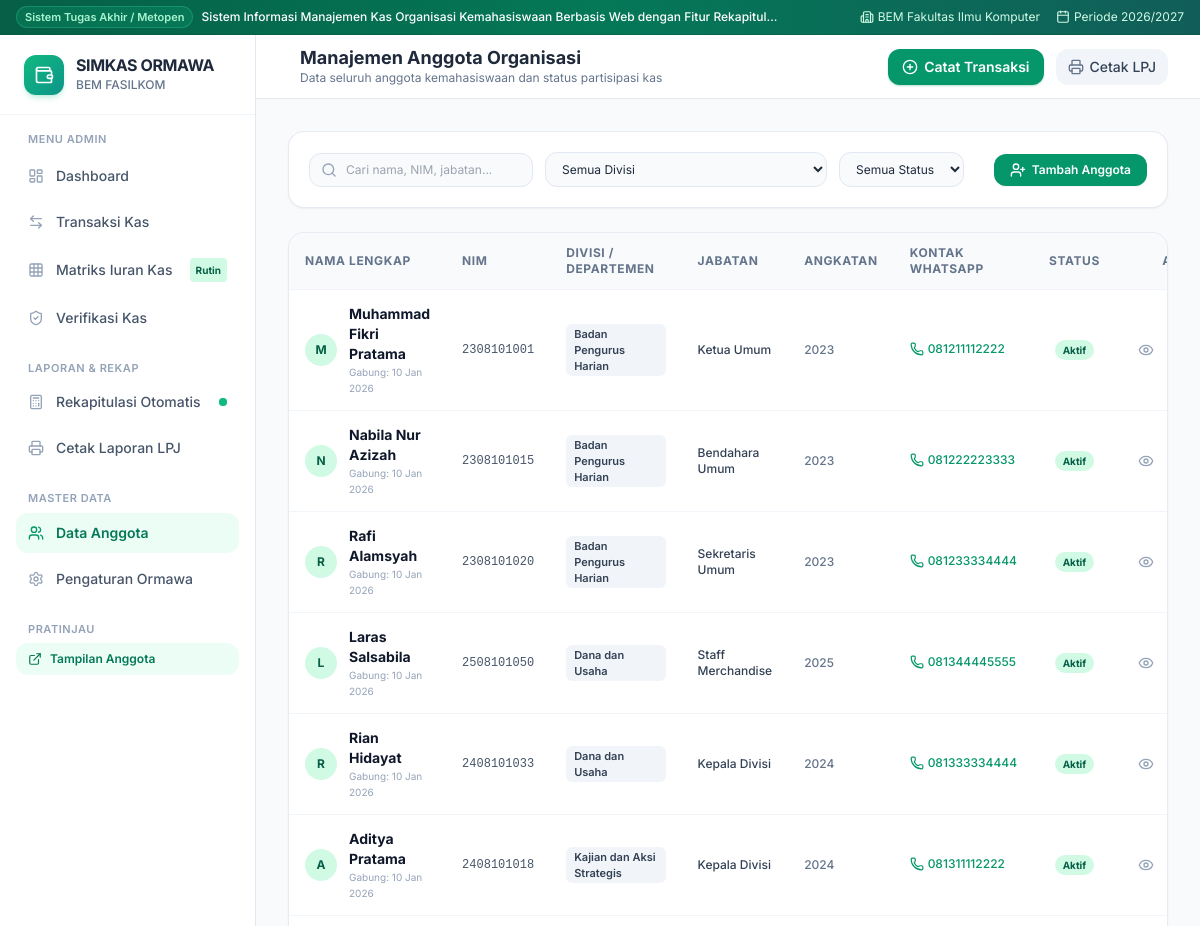
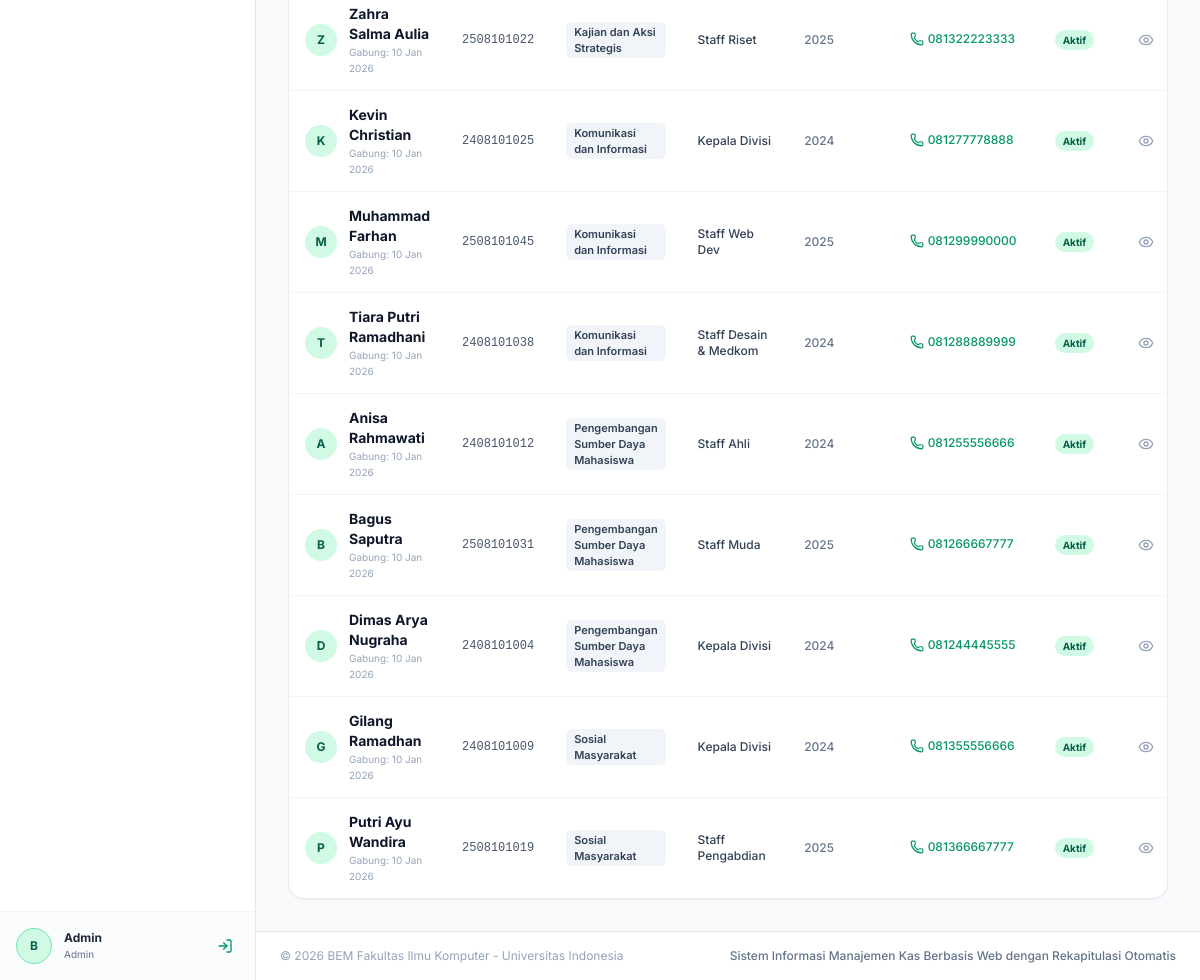
The page /anggota/ on the database as committed earlier (2 pictures, top to bottom).
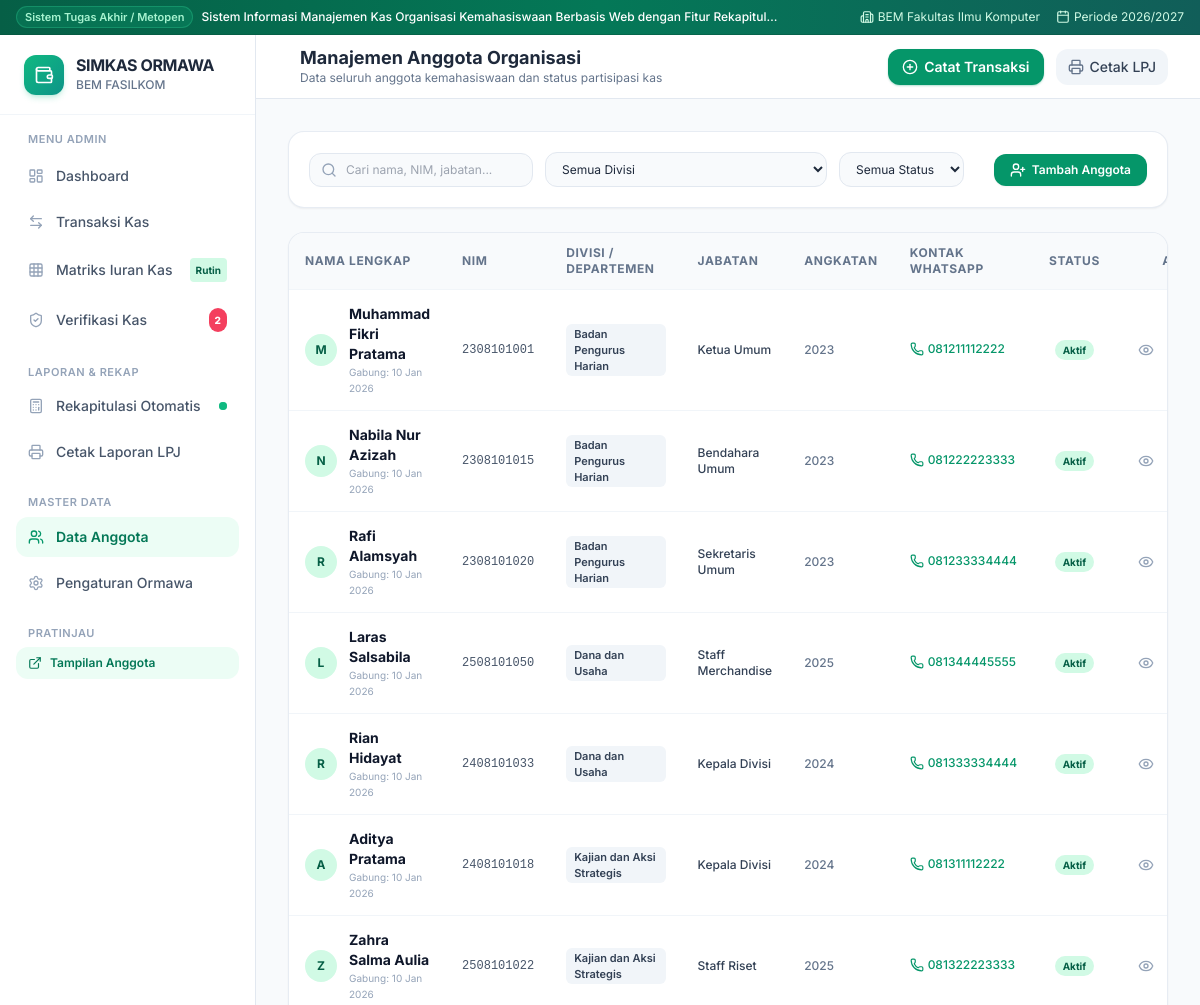
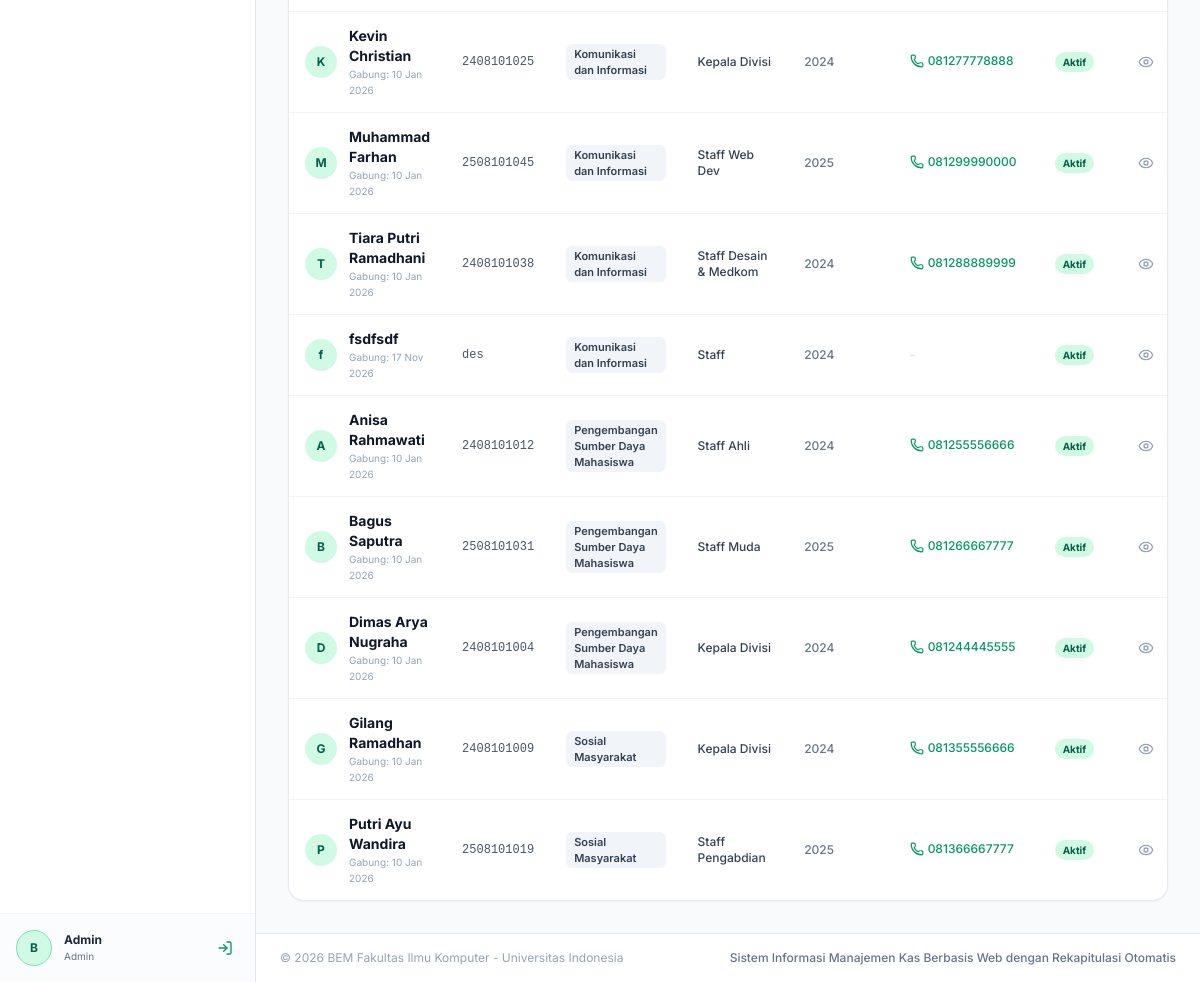
The same page on the database as committed later (2 pictures, top to bottom).
### kas_app/models.py (models this page shows, shortened)
class Anggota(models.Model):
    user = models.OneToOneField(User, on_delete=models.SET_NULL, null=True, blank=True, related_name='profil_anggota')
    nim = models.CharField(max_length=30, unique=True)
    nama = models.CharField(max_length=150)
    divisi = models.ForeignKey(Divisi, on_delete=models.CASCADE, related_name='anggota_list')
    jabatan = models.CharField(max_length=100, default='Staff')
    angkatan = models.PositiveIntegerField(default=2024)
    no_hp = models.CharField(max_length=30, blank=True, default='', help_text="Contoh: 081234567890 atau 6281234567890")
    email = models.EmailField(blank=True, default='')
    status_aktif = models.BooleanField(default=True)
    tanggal_bergabung = models.DateField(default=timezone.now)
    class Meta:
        verbose_name = 'Anggota'
        verbose_name_plural = 'Daftar Anggota'
        ordering = ['divisi', 'nama']
    @property
    def whatsapp_clean(self):
        num = ''.join(c for c in str(self.no_hp) if c.isdigit())
        if num.startswith('0'):
            num = '62' + num[1:]
        elif num.startswith('8'):
            num = '62' + num
        return num

class Divisi(models.Model):
    kode = models.CharField(max_length=20, unique=True)
    nama = models.CharField(max_length=100)
    keterangan = models.TextField(blank=True, default='')
    class Meta:
        verbose_name = 'Divisi / Departemen'
        verbose_name_plural = 'Divisi / Departemen'
        ordering = ['nama']

### kas_app/views.py (the view)
# urls.py: path('anggota/', views.anggota_list_view, name='anggota_list'),
def anggota_list_view(request):
    anggota_qs = Anggota.objects.select_related('divisi').all()
    search = request.GET.get('search', '').strip()
    divisi_id = request.GET.get('divisi', '').strip()
    status = request.GET.get('status', '').strip()
    if search:
        anggota_qs = anggota_qs.filter(
            Q(nama__icontains=search) |
            Q(nim__icontains=search) |
            Q(jabatan__icontains=search)
        )
    if divisi_id:
        anggota_qs = anggota_qs.filter(divisi_id=divisi_id)
    if status == 'aktif':
        anggota_qs = anggota_qs.filter(status_aktif=True)
    elif status == 'nonaktif':
        anggota_qs = anggota_qs.filter(status_aktif=False)
    paginator = Paginator(anggota_qs, 20)
    page_number = request.GET.get('page')
    page_obj = paginator.get_page(page_number)
    divisi_list = Divisi.objects.all()
    context = {
        'page_obj': page_obj,
        'divisi_list': divisi_list,
        'search': search,
        'divisi_id': divisi_id,
        'status': status,
        'total_anggota': Anggota.objects.count(),
        'total_aktif': Anggota.objects.filter(status_aktif=True).count(),
    }
    return render(request, 'kas_app/anggota_list.html', context)

### kas_app/context_processors.py (called while the page is built, shortened)
def profil_organisasi_processor(request):
    profil = ProfilOrganisasi.objects.first()
    is_bendahara = True
    is_anggota = False
    user_anggota = None
    pending_pengajuan_count = PengajuanIuran.objects.filter(status='menunggu').count() if is_bendahara else 0
    return {
        'profil_organisasi': profil,
        'app_title': 'SIMKAS ORMAWA',
        'app_subtitle': 'Sistem Informasi Manajemen Kas Organisasi Kemahasiswaan Berbasis Web dengan Fitur Rekapitulasi Otomatis',
        'is_bendahara': is_bendahara,
        'is_anggota': is_anggota,
        'user_anggota': user_anggota,
        'pending_pengajuan_count': pending_pengajuan_count,
    }

### templates/kas_app/anggota_list.html (shortened to what the changed rows need)
{% extends 'base.html' %}
{% load kas_tags %}
{% block header_title %}Manajemen Anggota Organisasi{% endblock %}
{% block content %}
<div class="space-y-6">
    <div class="bg-white rounded-2xl border border-slate-200/80 shadow-sm overflow-hidden">
        <div class="overflow-x-auto">
            <table class="w-full text-left text-xs">
                <thead class="bg-slate-50 text-slate-500 font-semibold uppercase tracking-wider border-b border-slate-100">
                    <tr>
                        <th class="py-3 px-4">Nama Lengkap</th>
                        <th class="py-3 px-4">NIM</th>
                        <th class="py-3 px-4">Divisi / Departemen</th>
                        <th class="py-3 px-4">Jabatan</th>
                        <th class="py-3 px-4">Angkatan</th>
                        <th class="py-3 px-4">Kontak WhatsApp</th>
                        <th class="py-3 px-4 text-center">Status</th>
                        <th class="py-3 px-4 text-center">Aksi</th>
                    </tr>
                </thead>
                <tbody class="divide-y divide-slate-100 text-slate-700">
                    {% for ag in page_obj %}
                    <tr class="hover:bg-slate-50/80 transition-colors">
                        <td class="py-3.5 px-4">
                            <div class="flex items-center space-x-3">
                                <div class="w-8 h-8 rounded-full bg-emerald-100 text-emerald-800 font-bold flex items-center justify-center text-xs shrink-0">
                                    {{ ag.nama|slice:":1" }}
                                </div>
                                <div>
                                    <a href="{% url 'anggota_detail' ag.pk %}" class="font-bold text-slate-900 hover:text-emerald-700 text-sm block">
                                        {{ ag.nama }}
                                    </a>
                                    <span class="text-[10px] text-slate-400">Gabung: {{ ag.tanggal_bergabung|date:"d M Y" }}</span>
                                </div>
                            </div>
                        </td>
                        <td class="py-3.5 px-4 font-mono font-medium text-slate-600">
                            {{ ag.nim }}
                        </td>
                        <td class="py-3.5 px-4">
                            <span class="inline-flex items-center px-2 py-0.5 rounded-md text-[11px] font-semibold bg-slate-100 text-slate-700">
                                {{ ag.divisi.nama }}
                            </span>
                        </td>
                        <td class="py-3.5 px-4 font-medium text-slate-700">
                            {{ ag.jabatan }}
                        </td>
                        <td class="py-3.5 px-4 font-medium text-slate-500">
                            {{ ag.angkatan }}
                        </td>
                        <td class="py-3.5 px-4">
                            {% if ag.no_hp %}
                            <a href="https://wa.me/{{ ag.whatsapp_clean }}" target="_blank" class="inline-flex items-center text-emerald-600 hover:text-emerald-800 font-medium">
                                <i data-lucide="phone" class="w-3.5 h-3.5 mr-1"></i> {{ ag.no_hp }}
                            </a>
                            {% else %}
                            <span class="text-slate-300">-</span>
                            {% endif %}
                        </td>
                        <td class="py-3.5 px-4 text-center">
                            {% if ag.status_aktif %}
                            <span class="inline-flex items-center px-2 py-0.5 rounded-full text-[10px] font-bold bg-emerald-100 text-emerald-800">
                                Aktif
                            </span>
                            {% else %}
                            <span class="inline-flex items-center px-2 py-0.5 rounded-full text-[10px] font-bold bg-slate-100 text-slate-500">
                                Non-Aktif
                            </span>
                            {% endif %}
                        </td>
                        <td class="py-3.5 px-4 text-center">
                            <div class="flex items-center justify-center space-x-1">
                                <a href="{% url 'anggota_detail' ag.pk %}" title="Detail & Riwayat Kas" class="p-1.5 text-slate-400 hover:text-sky-600 hover:bg-sky-50 rounded-lg">
                                    <i data-lucide="eye" class="w-4 h-4"></i>
                                </a>
                                <a href="{% url 'anggota_update' ag.pk %}" title="Edit Data" class="p-1.5 text-slate-400 hover:text-emerald-600 hover:bg-emerald-50 rounded-lg">
                                </a>
                            </div>
                        </td>
                    </tr>
                    {% empty %}
                    <tr>
                        <td colspan="8" class="py-12 text-center text-slate-400">
                            Belum ada anggota yang terdaftar atau cocok dengan pencarian.
                        </td>
                    </tr>
                    {% endfor %}
                </tbody>
            </table>
        </div>
    </div>
</div>
{% endblock %}

### templates/base.html (shortened to what the changed rows need)
{% load static %}
{% load kas_tags %}
<!DOCTYPE html>
<html lang="id">
<head>
    <script src="https://cdn.tailwindcss.com"></script>
</head>
<body class="bg-slate-50 text-slate-800 antialiased min-h-screen flex flex-col">
    <div class="flex flex-1 min-h-0">
        <aside class="w-64 bg-white border-r border-slate-200 flex flex-col justify-between hidden md:flex shrink-0 no-print">
            <div>
                <div class="h-20 flex items-center px-6 border-b border-slate-100 bg-white">
                    <div>
                        <h1 class="font-bold text-base text-slate-800 tracking-tight leading-none">{{ app_title }}</h1>
                    </div>
                </div>
                <nav class="p-4 space-y-1.5">
                    {% if is_anggota %}
                    <p class="px-3 text-[11px] font-semibold text-slate-400 uppercase tracking-wider mb-2">Portal Mahasiswa</p>
                    <a href="{% url 'portal_anggota' %}" class="flex items-center px-3 py-2.5 rounded-xl font-medium text-sm transition-colors {% if request.resolver_match.url_name == 'portal_anggota' %}bg-emerald-50 text-emerald-700 font-semibold{% else %}text-slate-600 hover:bg-slate-100 hover:text-slate-900{% endif %}">
                        <i data-lucide="user-check" class="w-4 h-4 mr-3 text-emerald-600"></i>
                        Portal Kas Saya
                    </a>
                    <a href="{% url 'portal_anggota' %}#uploadSection" class="flex items-center px-3 py-2.5 rounded-xl font-medium text-sm transition-colors text-slate-600 hover:bg-slate-100 hover:text-slate-900">
                        <i data-lucide="upload-cloud" class="w-4 h-4 mr-3 text-slate-400"></i>
                        Kirim Bukti Bayar
                    </a>
                    <p class="px-3 pt-4 text-[11px] font-semibold text-slate-400 uppercase tracking-wider mb-2">Keterbukaan Kas</p>
                    <a href="{% url 'rekapitulasi' %}" class="flex items-center px-3 py-2.5 rounded-xl font-medium text-sm transition-colors {% if request.resolver_match.url_name == 'rekapitulasi' %}bg-emerald-50 text-emerald-700 font-semibold{% else %}text-slate-600 hover:bg-slate-100 hover:text-slate-900{% endif %}">
                        <i data-lucide="calculator" class="w-4 h-4 mr-3 text-slate-400"></i>
                        Transparansi Arus Kas
                    </a>
                    <a href="{% url 'cetak_lpj' %}" target="_blank" class="flex items-center px-3 py-2.5 rounded-xl font-medium text-sm transition-colors text-slate-600 hover:bg-slate-100 hover:text-slate-900">
                        <i data-lucide="printer" class="w-4 h-4 mr-3 text-slate-400"></i>
                        Lihat Laporan LPJ
                    </a>
                    {% else %}
                    <a href="{% url 'verifikasi_iuran_list' %}" class="flex items-center px-3 py-2.5 rounded-xl font-medium text-sm transition-colors {% if 'verifikasi' in request.resolver_match.url_name %}bg-emerald-50 text-emerald-700 font-semibold{% else %}text-slate-600 hover:bg-slate-100 hover:text-slate-900{% endif %}">
                        <i data-lucide="shield-check" class="w-4 h-4 mr-3 {% if 'verifikasi' in request.resolver_match.url_name %}text-emerald-600{% else %}text-slate-400{% endif %}"></i>
                        <span>Verifikasi Kas</span>
                        {% if pending_pengajuan_count > 0 %}
                        <span class="ml-auto text-[10px] bg-rose-500 text-white font-extrabold px-1.5 py-0.5 rounded-full animate-pulse">{{ pending_pengajuan_count }}</span>
                        {% endif %}
                    </a>
                    {% endif %}
                </nav>
            </div>
        </aside>
        <div class="flex-1 flex flex-col min-w-0">
            <header class="h-16 bg-white border-b border-slate-200 px-4 md:px-8 flex items-center justify-between no-print sticky top-0 z-20">
                <div class="flex items-center space-x-3">
                    <div>
                        <h2 class="text-lg font-bold text-slate-800 leading-tight">{% block header_title %}Dashboard Keuangan{% endblock %}</h2>
                    </div>
                </div>
            </header>
            <main class="flex-1 p-4 md:p-8">
                {% block content %}{% endblock %}
            </main>
        </div>
    </div>
</body>
</html>

Rows that differ between the two databases and show on the page:
added Anggota: nama "f", nama "fsdfsdf", tanggal_bergabung "17 Nov 2026", nim "des", divisi.nama "Komunikasi dan Informasi", jabatan "Staff", angkatan "2024", status_aktif "Aktif"
Other text that changed with them:
{{ pending_pengajuan_count }}: (not shown) → "2"
